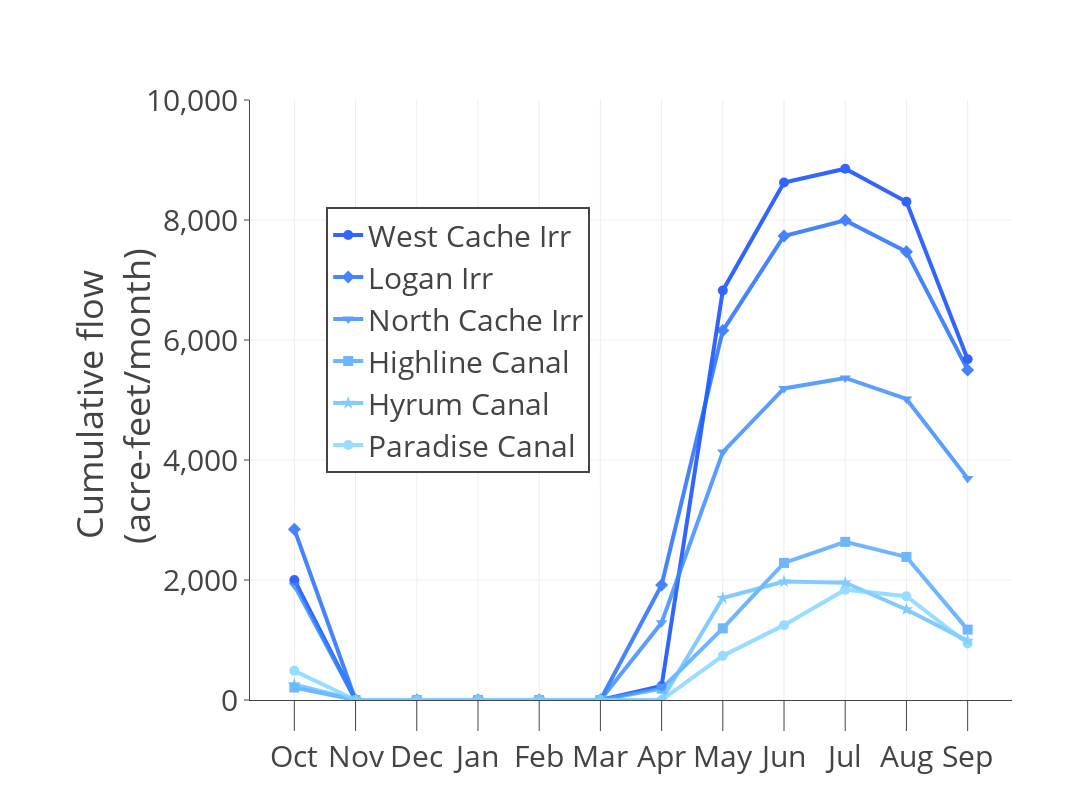

Here is the notebook cell this chart was saved with:
### Markdown cell above
# 4. Plot the seasonal demand sites
<a name="PlotSeasonal_a"></a>


#### Reproduce this plot [Figure 13-A] in the WaMDaM paper 



<img src="https://github.com/WamdamProject/WaMDaM_UseCases/raw/master/UseCases_files/8Figures_jpg/UseCase3.3a.png" width="700" class="left">

### Code cell
# Use Case 2.3Identify_SeasonalValues

# plot Seasonal data for multiple scenarios

# Adel Abdallah
# November 16, 2017


## read the input data from GitHub csv file which is a direct query output
# 3.3Identify_SeasonalValues.csv 




#get the many curves by looking under "ScenarioName" column header. 
#Then plot Season name vs season value
column_name = "InstanceName"
subsets = df_Seasonal.groupby(column_name)

data = []


#for each subset (curve), set up its legend and line info manually so they can be edited
subsets_settings = {
    'West Cache Irr': {
        'dash': 'solid',
         'mode':'lines+markers',
        'symbol': 'circle',
        'width':'4',
        'legend_index': 0,
        'legend_name': 'West Cache Irr',
         'color':'rgb(0, 63, 255)'
        },

    'Logan Irr': { # this oone is the name of subset as it appears in the csv file
        'dash': 'solid',     # this is properity of the line (curve)
        'width':'4',
        'mode':'lines+markers',
        'symbol': 'diamond',
        'legend_index': 1,   # to order the legend
        'legend_name': 'Logan Irr',  # this is the manual curve name 
         'color':'rgb(25, 101, 255)'

        },
    'North Cache Irr': {
        'dash': 'solid',
        'mode':'lines+markers',
         'symbol': 'triangle-down',
         'width':'4',
        'legend_index': 2,
        'legend_name': 'North Cache Irr',
         'color':'rgb(50, 136, 255)'
        },
    'Highline Canal': {
        'dash': 'solid',
        'mode':'lines+markers',
        'symbol': 'square',
        'width':'4',
        'legend_index': 3,
        'legend_name': 'Highline Canal',
         'color':'rgb(76, 165, 255)'
        },
    
    'Hyrum Canal': {
        'dash': 'solid',
        'mode':'lines+markers',
         'width':'4',
         'symbol': 'star',
        'legend_index': 4,
        'legend_name': 'Hyrum Canal',
         'color':'rgb(101, 191, 255)'
        },    
    'Paradise Canal': {
        'dash': 'solid',
        'mode':'lines+markers',
         'symbol': 'circle',
         'width':'4',
        'legend_index': 5,
        'legend_name': 'Paradise Canal',
         'color':'rgb(127, 212, 255)'
        },

        }

# This dict is used to map legend_name to original subset name
subsets_names = {y['legend_name']: x for x,y in subsets_settings.iteritems()}


for subset in subsets.groups.keys():
    print subset
    dt = subsets.get_group(name=subset)
    s = go.Scatter(
                    x=df_Seasonal.SeasonName,
                    y=dt['SeasonNumericValue'],
                    name = subsets_settings[subset]['legend_name'],
                    line = dict(
                        color =subsets_settings[subset]['color'],
                        width =subsets_settings[subset]['width'],
                        dash=subsets_settings[subset]['dash']
                    ),
                    marker=dict(
                            size=10,
                            symbol =subsets_settings[subset]['symbol']
                                 ),            
                    opacity = 0.8
    )
                   
    data.append(s)
    
    
# Legend is ordered based on data, so we are sorting the data based 
# on desired legend order indicarted by the index value entered above
data.sort(key=lambda x: subsets_settings[subsets_names[x['name']]]['legend_index'])

    

layout = dict(
    #title = "Use Case 3.3",
    yaxis = dict(
        title = "Cumulative flow <br> (acre-feet/month)",
        tickformat= ',',
        showline=True,
        dtick='2000',
        ticks='outside',
        ticklen=5,
         range = ['0', '10000']


                ),
    
    xaxis = dict(
        #title = "Month",
        showline=True,
        ticks='outside',

        ticklen=30
                    ),
    legend=dict(
        x=0.1,y=0.6,
          bordercolor='#00000',
            borderwidth=2
        
               ),
    width=1200,
    height=800,
    #paper_bgcolor='rgb(233,233,233)',
    #plot_bgcolor='rgb(233,233,233)',
    margin=go.Margin(l=250,b=100),
    font=dict(size=30)
             )
# create a figure object
fig = dict(data=data, layout=layout)
#py.iplot(fig, filename = "2.3Identify_SeasonalValues") 


## it can be run from the local machine on Pycharm like this like below
## It would also work here offline but in a seperate window  
offline.iplot(fig,filename = 'jupyter/3Identify_SeasonalValues' )

### Figure 1 — Plotly figure (JSON) as saved in the notebook; plotly's stock layout.template omitted (floating-point values rounded to 4 significant figures)
{"data": [{"line": {"color": "rgb(0, 63, 255)", "dash": "solid", "width": "4"}, "marker": {"size": 10, "symbol": "circle"}, "name": "West Cache Irr", "opacity": 0.8, "type": "scatter", "x": ["Oct", "Nov", "Dec", "Jan", "Feb", "Mar", "Apr", "May", "Jun", "Jul", "Aug", "Sep", "Oct", "Nov", "Dec", "Jan", "Feb", "Mar", "Apr", "May", "Jun", "Jul", "Aug", "Sep", "Oct", "Nov", "Dec", "Jan", "Feb", "Mar", "Apr", "May", "Jun", "Jul", "Aug", "Sep", "Oct", "Nov", "Dec", "Jan", "Feb", "Mar", "Apr", "May", "Jun", "Jul", "Aug", "Sep", "Oct", "Nov", "Dec", "Jan", "Feb", "Mar", "Apr", "May", "Jun", "Jul", "Aug", "Sep", "Oct", "Nov", "Dec", "Jan", "Feb", "Mar", "Apr", "May", "Jun", "Jul", "Aug", "Sep"], "y": [" 2001.137815", " 0", " 0", " 0", " 0", " 0", " 233.0197943", " 6825.766242", " 8624.529103", " 8854.276147", " 8303.026052", " 5680.065752 "]}, {"line": {"color": "rgb(25, 101, 255)", "dash": "solid", "width": "4"}, "marker": {"size": 10, "symbol": "diamond"}, "name": "Logan Irr", "opacity": 0.8, "type": "scatter", "x": ["Oct", "Nov", "Dec", "Jan", "Feb", "Mar", "Apr", "May", "Jun", "Jul", "Aug", "Sep", "Oct", "Nov", "Dec", "Jan", "Feb", "Mar", "Apr", "May", "Jun", "Jul", "Aug", "Sep", "Oct", "Nov", "Dec", "Jan", "Feb", "Mar", "Apr", "May", "Jun", "Jul", "Aug", "Sep", "Oct", "Nov", "Dec", "Jan", "Feb", "Mar", "Apr", "May", "Jun", "Jul", "Aug", "Sep", "Oct", "Nov", "Dec", "Jan", "Feb", "Mar", "Apr", "May", "Jun", "Jul", "Aug", "Sep", "Oct", "Nov", "Dec", "Jan", "Feb", "Mar", "Apr", "May", "Jun", "Jul", "Aug", "Sep"], "y": [" 2846.042835", " 0", " 0", " 0", " 0", " 0", " 1917.117399", " 6156.816159", " 7733.151034", " 7994.078459", " 7472.818654", " 5501.135588 "]}, {"line": {"color": "rgb(50, 136, 255)", "dash": "solid", "width": "4"}, "marker": {"size": 10, "symbol": "triangle-down"}, "name": "North Cache Irr", "opacity": 0.8, "type": "scatter", "x": ["Oct", "Nov", "Dec", "Jan", "Feb", "Mar", "Apr", "May", "Jun", "Jul", "Aug", "Sep", "Oct", "Nov", "Dec", "Jan", "Feb", "Mar", "Apr", "May", "Jun", "Jul", "Aug", "Sep", "Oct", "Nov", "Dec", "Jan", "Feb", "Mar", "Apr", "May", "Jun", "Jul", "Aug", "Sep", "Oct", "Nov", "Dec", "Jan", "Feb", "Mar", "Apr", "May", "Jun", "Jul", "Aug", "Sep", "Oct", "Nov", "Dec", "Jan", "Feb", "Mar", "Apr", "May", "Jun", "Jul", "Aug", "Sep", "Oct", "Nov", "Dec", "Jan", "Feb", "Mar", "Apr", "May", "Jun", "Jul", "Aug", "Sep"], "y": [" 1910.84919", " 0", " 0", " 0", " 0", " 0", " 1287.154097", " 4133.756275", " 5192.133252", " 5367.297968", " 5017.333893", " 3693.539873 "]}, {"line": {"color": "rgb(76, 165, 255)", "dash": "solid", "width": "4"}, "marker": {"size": 10, "symbol": "square"}, "name": "Highline Canal", "opacity": 0.8, "type": "scatter", "x": ["Oct", "Nov", "Dec", "Jan", "Feb", "Mar", "Apr", "May", "Jun", "Jul", "Aug", "Sep", "Oct", "Nov", "Dec", "Jan", "Feb", "Mar", "Apr", "May", "Jun", "Jul", "Aug", "Sep", "Oct", "Nov", "Dec", "Jan", "Feb", "Mar", "Apr", "May", "Jun", "Jul", "Aug", "Sep", "Oct", "Nov", "Dec", "Jan", "Feb", "Mar", "Apr", "May", "Jun", "Jul", "Aug", "Sep", "Oct", "Nov", "Dec", "Jan", "Feb", "Mar", "Apr", "May", "Jun", "Jul", "Aug", "Sep", "Oct", "Nov", "Dec", "Jan", "Feb", "Mar", "Apr", "May", "Jun", "Jul", "Aug", "Sep"], "y": [" 208.23", " 0", " 0", " 0", " 0", " 0", " 189.57", " 1194.38", " 2284.59", " 2636", " 2384.45", " 1173.18 "]}, {"line": {"color": "rgb(101, 191, 255)", "dash": "solid", "width": "4"}, "marker": {"size": 10, "symbol": "star"}, "name": "Hyrum Canal", "opacity": 0.8, "type": "scatter", "x": ["Oct", "Nov", "Dec", "Jan", "Feb", "Mar", "Apr", "May", "Jun", "Jul", "Aug", "Sep", "Oct", "Nov", "Dec", "Jan", "Feb", "Mar", "Apr", "May", "Jun", "Jul", "Aug", "Sep", "Oct", "Nov", "Dec", "Jan", "Feb", "Mar", "Apr", "May", "Jun", "Jul", "Aug", "Sep", "Oct", "Nov", "Dec", "Jan", "Feb", "Mar", "Apr", "May", "Jun", "Jul", "Aug", "Sep", "Oct", "Nov", "Dec", "Jan", "Feb", "Mar", "Apr", "May", "Jun", "Jul", "Aug", "Sep", "Oct", "Nov", "Dec", "Jan", "Feb", "Mar", "Apr", "May", "Jun", "Jul", "Aug", "Sep"], "y": [" 257.3597", " 0", " 0", " 0", " 0", " 0", " 0", " 1698.8699", " 1973.315", " 1955.2147", " 1508.83598", " 985.71377 "]}, {"line": {"color": "rgb(127, 212, 255)", "dash": "solid", "width": "4"}, "marker": {"size": 10, "symbol": "circle"}, "name": "Paradise Canal", "opacity": 0.8, "type": "scatter", "x": ["Oct", "Nov", "Dec", "Jan", "Feb", "Mar", "Apr", "May", "Jun", "Jul", "Aug", "Sep", "Oct", "Nov", "Dec", "Jan", "Feb", "Mar", "Apr", "May", "Jun", "Jul", "Aug", "Sep", "Oct", "Nov", "Dec", "Jan", "Feb", "Mar", "Apr", "May", "Jun", "Jul", "Aug", "Sep", "Oct", "Nov", "Dec", "Jan", "Feb", "Mar", "Apr", "May", "Jun", "Jul", "Aug", "Sep", "Oct", "Nov", "Dec", "Jan", "Feb", "Mar", "Apr", "May", "Jun", "Jul", "Aug", "Sep", "Oct", "Nov", "Dec", "Jan", "Feb", "Mar", "Apr", "May", "Jun", "Jul", "Aug", "Sep"], "y": [" 485.76359", " 0", " 0", " 0", " 0", " 0", " 0", " 736.02745", " 1247.74046", " 1839.06337", " 1729.41071", " 940.98499 "]}], "layout": {"font": {"size": 30}, "height": 800, "legend": {"bordercolor": "#00000", "borderwidth": 2, "x": 0.1, "y": 0.6}, "margin": {"b": 100, "l": 250}, "width": 1200, "xaxis": {"showline": true, "ticklen": 30, "ticks": "outside"}, "yaxis": {"dtick": "2000", "range": ["0", "10000"], "showline": true, "tickformat": ",", "ticklen": 5, "ticks": "outside", "title": "Cumulative flow <br> (acre-feet/month)"}}}
